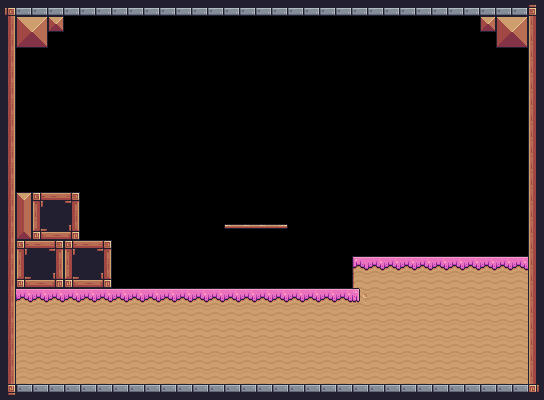

This is a level from a 2D game, rendered from its Tiled map with the project's own tilesets. A one-line summary and the complete map file follow:
An orthogonal 34x25 tile map with 16x16 px tiles, 1 tile layer (Ground) and 16 objects (8x Collision, 4x Items, Checkpoint, Player, Strawberry, ...).

<map version="1.10" tiledversion="1.11.2" orientation="orthogonal" renderorder="right-down" width="34" height="25" tilewidth="16" tileheight="16" infinite="0" nextlayerid="9" nextobjectid="84">
 <tileset firstgid="1" source="tileset.tsx" />
 <objectgroup id="5" name="Checkpoints">
  <object id="37" name="Checkpoint" x="464" y="192" width="64" height="64" />
 </objectgroup>
 <objectgroup id="8" name="Enemy" />
 <objectgroup id="2" name="Player">
  <object id="1" name="Player" x="144" y="256" width="32" height="32" />
 </objectgroup>
 <objectgroup id="6" name="Items" />
 <objectgroup id="4" name="Collisions">
  <object id="2" name="Collision" x="0" y="0" width="544" height="16" />
  <object id="3" name="Collision" x="0" y="16" width="16" height="368" />
  <object id="4" name="Collision" x="0" y="384" width="544" height="16" />
  <object id="69" name="Collision" x="528" y="16" width="16" height="368" />
  <object id="70" name="Strawberry" type="Items" x="208" y="256" width="32" height="32" />
  <object id="71" name="Orange" type="Items" x="240" y="192" width="32" height="32" />
  <object id="74" name="Collision" x="16" y="288" width="336" height="96" />
  <object id="76" name="Collision" x="352" y="256" width="176" height="128" />
  <object id="77" name="Collision" x="32" y="192" width="48" height="48" />
  <object id="78" name="Collision" x="16" y="240" width="96" height="48" />
  <object id="79" name="Orange" type="Items" x="368" y="224" width="32" height="32" />
  <object id="80" name="Strawberry" type="Items" x="400" y="224" width="32" height="32" />
  <object id="81" name="Apple" type="Strawberry" x="240" y="256" width="32" height="32" />
  <object id="82" name="OneWay" x="224" y="224" width="64" height="16" />
 </objectgroup>
 <layer id="1" name="Ground" width="34" height="25">
  <data encoding="csv">
92,46,46,46,46,46,46,46,46,46,46,46,46,46,46,46,46,46,46,46,46,46,46,46,46,46,46,46,46,46,46,46,46,93,
113,36,37,35,0,0,0,0,0,0,0,0,0,0,0,0,0,0,0,0,0,0,0,0,0,0,0,0,0,0,35,36,37,111,
113,58,59,0,0,0,0,0,0,0,0,0,0,0,0,0,0,0,0,0,0,0,0,0,0,0,0,0,0,0,0,58,59,111,
113,0,0,0,0,0,0,0,0,0,0,0,0,0,0,0,0,0,0,0,0,0,0,0,0,0,0,0,0,0,0,0,0,111,
113,0,0,0,0,0,0,0,0,0,0,0,0,0,0,0,0,0,0,0,0,0,0,0,0,0,0,0,0,0,0,0,0,111,
113,0,0,0,0,0,0,0,0,0,0,0,0,0,0,0,0,0,0,0,0,0,0,0,0,0,0,0,0,0,0,0,0,111,
113,0,0,0,0,0,0,0,0,0,0,0,0,0,0,0,0,0,0,0,0,0,0,0,0,0,0,0,0,0,0,0,0,111,
113,0,0,0,0,0,0,0,0,0,0,0,0,0,0,0,0,0,0,0,0,0,0,0,0,0,0,0,0,0,0,0,0,111,
113,0,0,0,0,0,0,0,0,0,0,0,0,0,0,0,0,0,0,0,0,0,0,0,0,0,0,0,0,0,0,0,0,111,
113,0,0,0,0,0,0,0,0,0,0,0,0,0,0,0,0,0,0,0,0,0,0,0,0,0,0,0,0,0,0,0,0,111,
113,0,0,0,0,0,0,0,0,0,0,0,0,0,0,0,0,0,0,0,0,0,0,0,0,0,0,0,0,0,0,0,0,111,
113,0,0,0,0,0,0,0,0,0,0,0,0,0,0,0,0,0,0,0,0,0,0,0,0,0,0,0,0,0,0,0,0,111,
113,16,89,90,91,0,0,0,0,0,0,0,0,0,0,0,0,0,0,0,0,0,0,0,0,0,0,0,0,0,0,0,0,111,
113,38,111,112,113,0,0,0,0,0,0,0,0,0,0,0,0,0,0,0,0,0,0,0,0,0,0,0,0,0,0,0,0,111,
113,60,133,134,135,0,0,0,0,0,0,0,0,0,40,41,41,42,0,0,0,0,0,0,0,0,0,0,0,0,0,0,0,111,
113,89,90,91,89,90,91,0,0,0,0,0,0,0,0,0,0,0,0,0,0,0,0,0,0,0,0,0,0,0,0,0,0,111,
113,111,112,113,111,112,113,0,0,0,0,0,0,0,0,0,0,0,0,0,0,0,183,184,184,184,184,184,184,184,184,184,184,111,
113,133,134,135,133,134,135,0,0,0,0,0,0,0,0,0,0,0,0,0,0,0,205,206,206,206,206,206,206,206,206,206,206,111,
113,184,184,184,184,184,184,184,184,184,184,184,184,184,184,184,184,184,184,184,184,184,209,206,206,206,206,206,206,206,206,206,206,111,
113,206,206,206,206,206,206,206,206,206,206,206,206,206,206,206,206,206,206,206,206,206,206,206,206,206,206,206,206,206,206,206,206,111,
113,206,206,206,206,206,206,206,206,206,206,206,206,206,206,206,206,206,206,206,206,206,206,206,206,206,206,206,206,206,206,206,206,111,
113,206,206,206,206,206,206,206,206,206,206,206,206,206,206,206,206,206,206,206,206,206,206,206,206,206,206,206,206,206,206,206,206,111,
113,206,206,206,206,206,206,206,206,206,206,206,206,206,206,206,206,206,206,206,206,206,206,206,206,206,206,206,206,206,206,206,206,111,
113,206,206,206,206,206,206,206,206,206,206,206,206,206,206,206,206,206,206,206,206,206,206,206,206,206,206,206,206,206,206,206,206,111,
114,2,2,2,2,2,2,2,2,2,2,2,2,2,2,2,2,2,2,2,2,2,2,2,2,2,2,2,2,2,2,2,2,115
</data>
 </layer>
</map>
